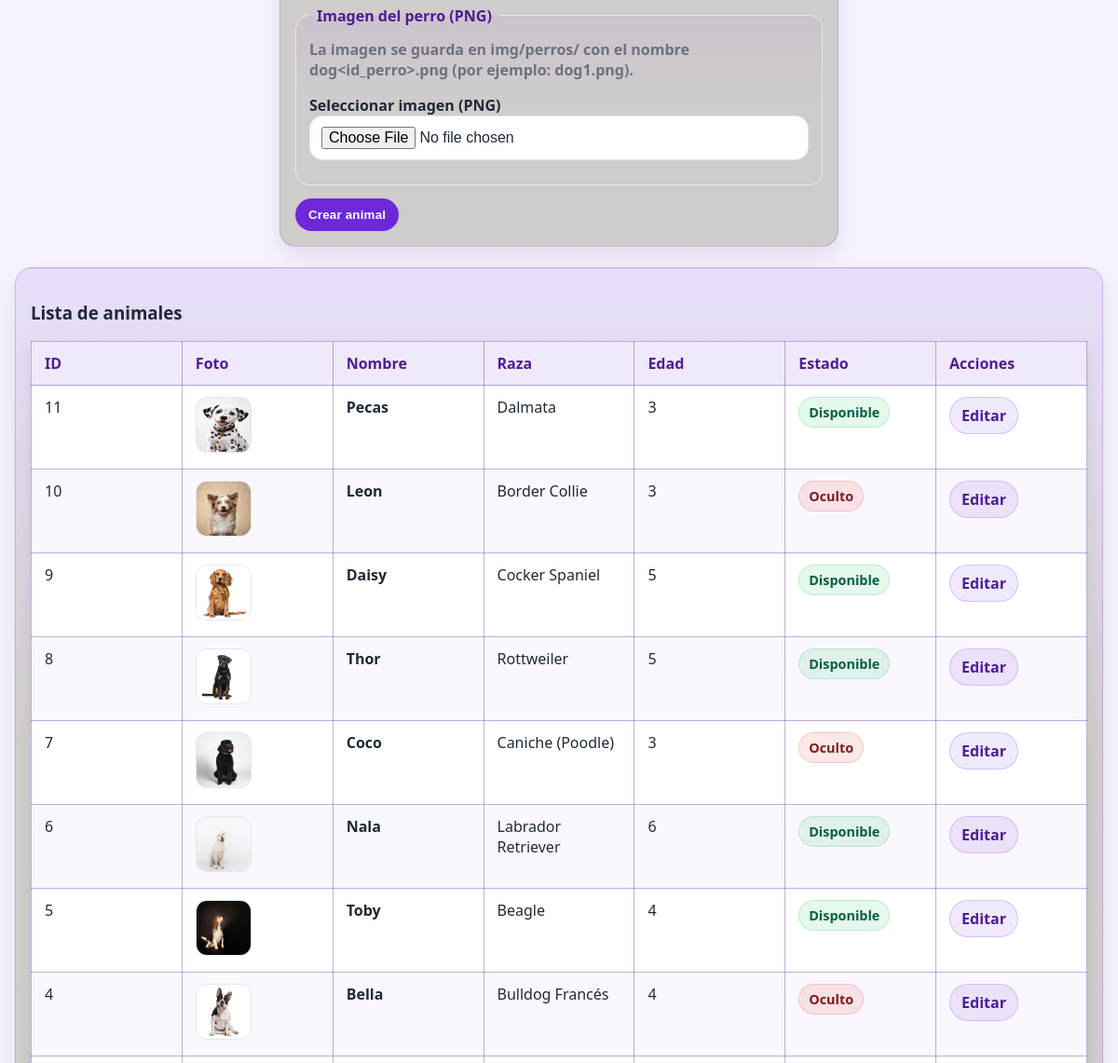
/admin/crear_editar_animal.php (signed in, middle part), run on an earlier commit of the app's database.
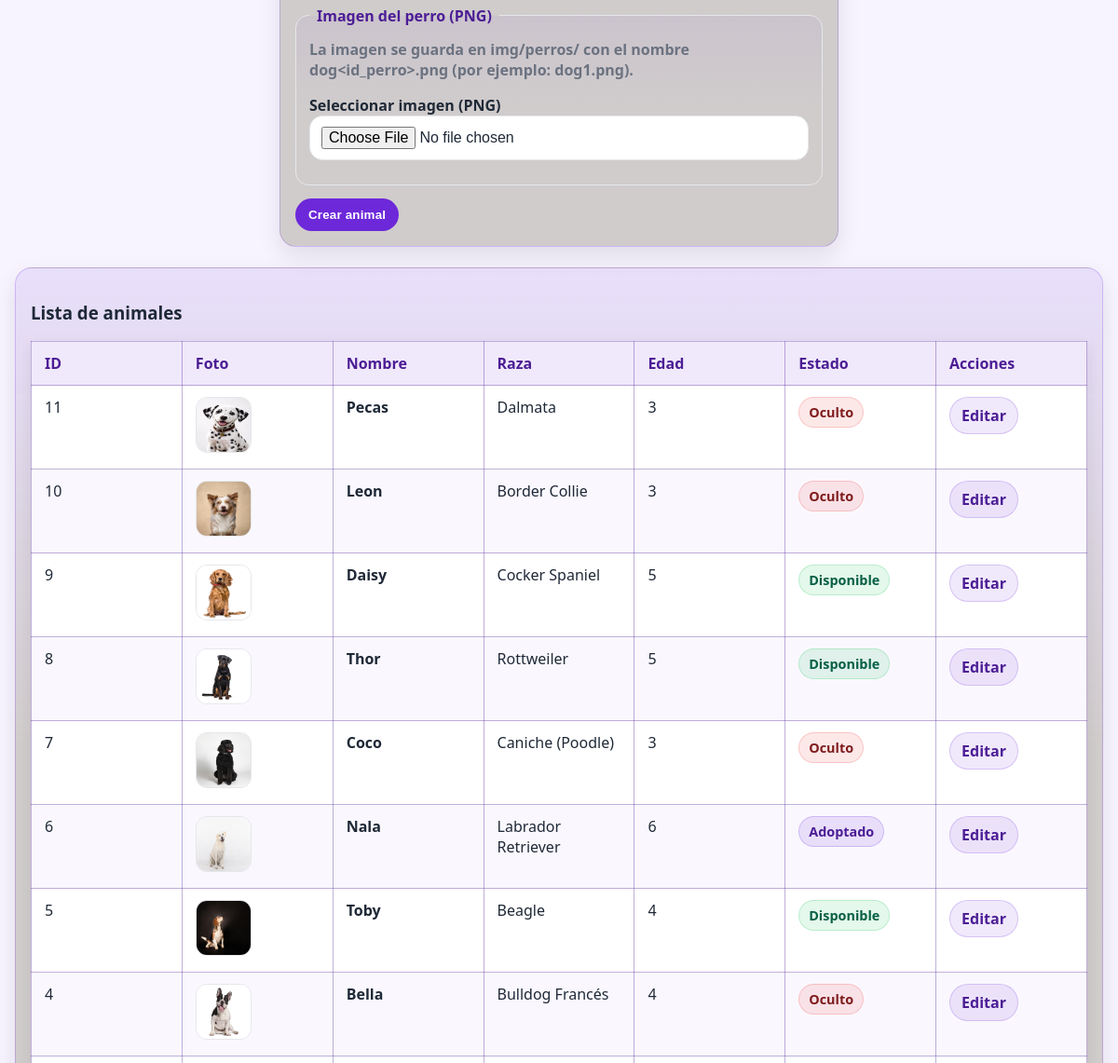
And on a later commit of the database.
### tables this page shows
CREATE TABLE perros (
  id_perro      INTEGER PRIMARY KEY AUTOINCREMENT,
  nombre        TEXT NOT NULL,
  raza          TEXT NOT NULL,
  edad_anios    INTEGER NOT NULL CHECK (edad_anios >= 0 AND edad_anios <= 40),
  descripcion   TEXT,
  estado        TEXT NOT NULL DEFAULT 'disponible'
                CHECK (estado IN ('disponible','adoptado','reservado','baja')),
  creado_por    INTEGER,                          -- usuario interno que lo publicó
  creado_en     TEXT NOT NULL DEFAULT (datetime('now')),
  actualizado_en TEXT,
  FOREIGN KEY (creado_por) REFERENCES usuarios_internos(id_usuario)
);

### admin/seguridad.php (called while the page is built, shortened)
<?php
function h(string $text): string
{
    return htmlspecialchars($text, ENT_QUOTES, 'UTF-8');
}

### admin/crear_editar_animal.php (the view, shortened to what this page needs)
<?php
require_once __DIR__ . '/seguridad.php';
$db = abrir_db();
$modo_edicion = false;
$perros = $db->query("SELECT * FROM perros ORDER BY id_perro DESC");
function badge_estado(string $estado): string {
    return match ($estado) {
        'disponible' => 'badge-ok',
        'reservado'  => 'badge-warning',
        'adoptado'   => 'badge-morado',
        'baja'       => 'badge-off',
        default      => 'badge'
    };
}
function texto_estado(string $estado): string {
    return match ($estado) {
        'baja' => 'Oculto',
        default => ucfirst($estado)
    };
}
?>
<!DOCTYPE html>
<html lang="es">
<head>
    <link rel="stylesheet" href="../estilos.css">
</head>
<body>
<main class="pagina-formulario">
    <form method="post" enctype="multipart/form-data" class="tarjeta-formulario formulario-admin">
        <fieldset>
            <legend>Imagen del perro (PNG)</legend>
            <p class="nota-admin">
                La imagen se guarda en <strong>img/perros/</strong> con el nombre
                <strong>dog&lt;id_perro&gt;.png</strong> (por ejemplo: dog1.png).
            </p>
            <div class="form-grupo">
                <label for="foto">Seleccionar imagen (PNG)</label>
                <input type="file" id="foto" name="foto" accept="image/png">
            </div>
        </fieldset>
        <?php if ($modo_edicion): ?>
            <button type="submit" name="actualizar_perro" class="btn-primario">Actualizar animal</button>
        <?php else: ?>
            <button type="submit" name="crear_perro" class="btn-primario">Crear animal</button>
        <?php endif; ?>
    </form>
    <section class="tarjeta-formulario tabla-admin">
        <h3 class="subtitulo-admin">Lista de animales</h3>
        <div class="tabla-wrapper">
            <table class="tabla-animales">
                <thead>
                <tr>
                    <th>ID</th>
                    <th>Foto</th>
                    <th>Nombre</th>
                    <th>Raza</th>
                    <th>Edad</th>
                    <th>Estado</th>
                    <th>Acciones</th>
                </tr>
                </thead>
                <tbody>
                <?php while ($p = $perros->fetchArray(SQLITE3_ASSOC)): ?>
                    <?php
                        $idp = (int)$p['id_perro'];
                        $fotoPublica = "../img/perros/dog{$idp}.png";
                        $fotoSistema = __DIR__ . "/../img/perros/dog{$idp}.png";
                        $estadoP = (string)$p['estado'];
                    ?>
                    <tr>
                        <td><?php echo $idp; ?></td>
                        <td>
                            <?php if (file_exists($fotoSistema)): ?>
                                <img class="tabla-foto" src="<?php echo h($fotoPublica); ?>" alt="Foto">
                            <?php else: ?>
                                <em>Sin foto</em>
                            <?php endif; ?>
                        </td>
                        <td><strong><?php echo h((string)$p['nombre']); ?></strong></td>
                        <td><?php echo h((string)$p['raza']); ?></td>
                        <td><?php echo (int)$p['edad_anios']; ?></td>
                        <td>
                            <span class="badge <?php echo badge_estado($estadoP); ?>">
                                <?php echo h(texto_estado($estadoP)); ?>
                            </span>
                        </td>
                        <td>
                            <a class="link-accion" href="?editar=<?php echo $idp; ?>">Editar</a>
                        </td>
                    </tr>
                <?php endwhile; ?>
                </tbody>
            </table>
        </div>
    </section>
</main>
</body>
</html>

What changed in the data, as far as the page shows it:
changed perros "Pecas": estado "Disponible" → "Oculto"
changed perros "Nala": estado "Disponible" → "Adoptado"
